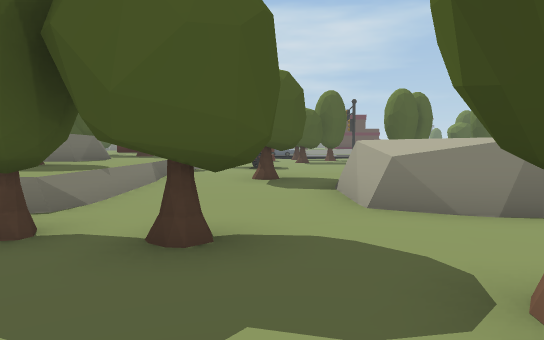
[1] (above)

21 first-person views from a walk through a 3-D level made in the Unity game engine. The camera is 1.4 m above the floor, tilts 4° down and sees 70° across. The floor is counted in squares, 2 m on a side. Each view is taken from the middle of a square. On the plan, view 1 faces up. The plan holds only what a view shows up to about 11 squares ahead; the rest is blank. The place goes on beyond the plan. The player character is not drawn.

[2]
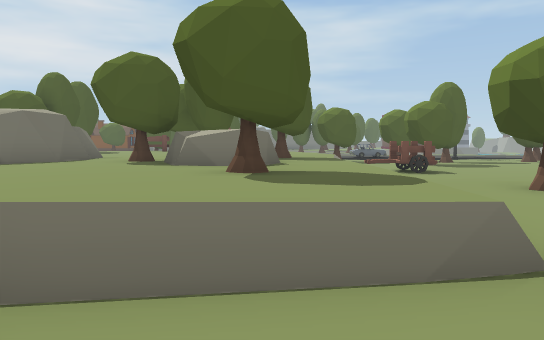

[3]
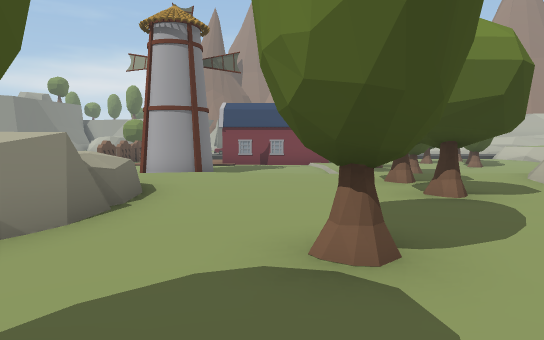

[4]
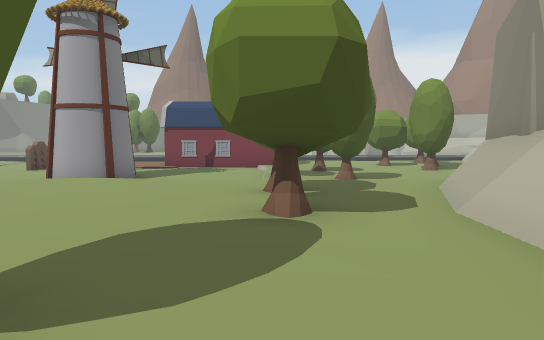

[5]
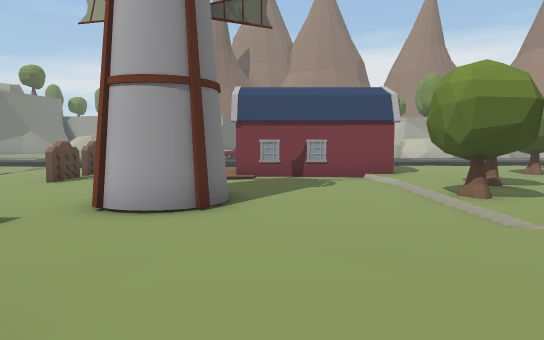

[6]
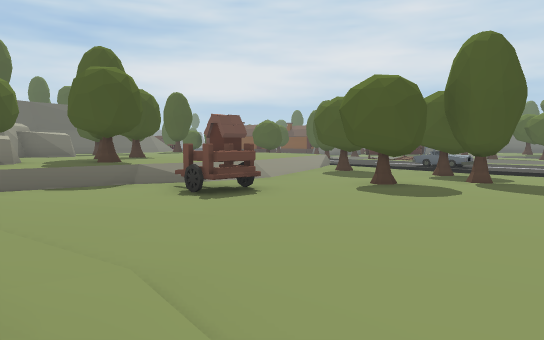

[7]
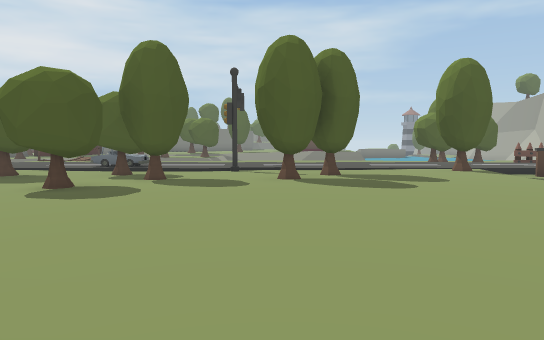

[8]
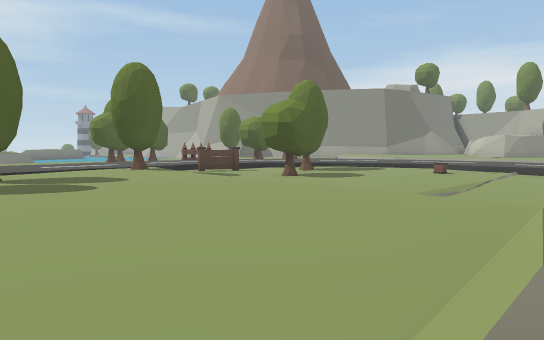

[9]
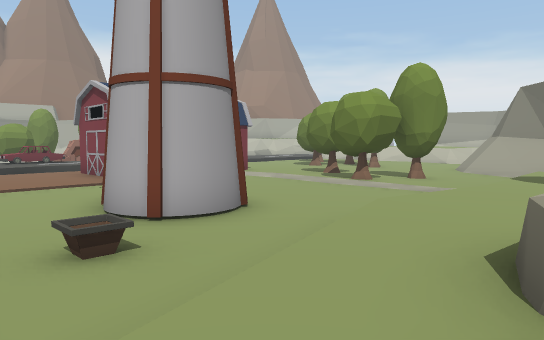

[10]
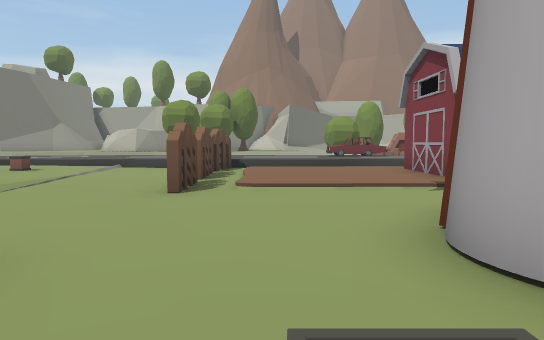

[11]
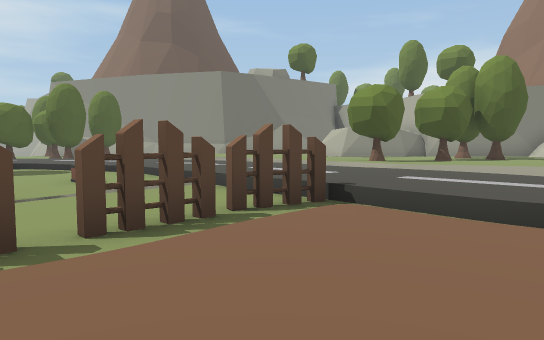

[12]
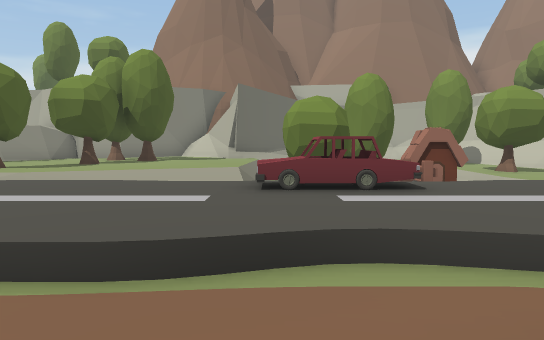

[13]
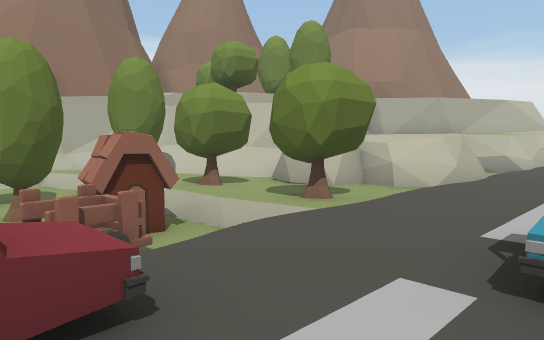

[14]
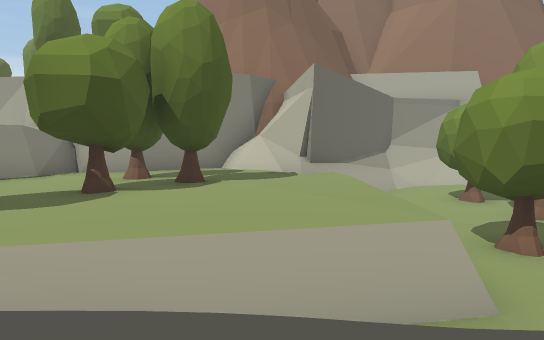

[15]
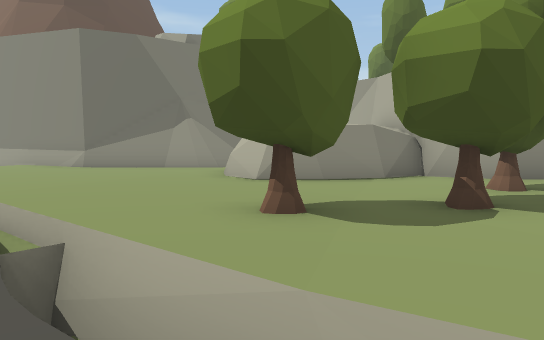

[16]
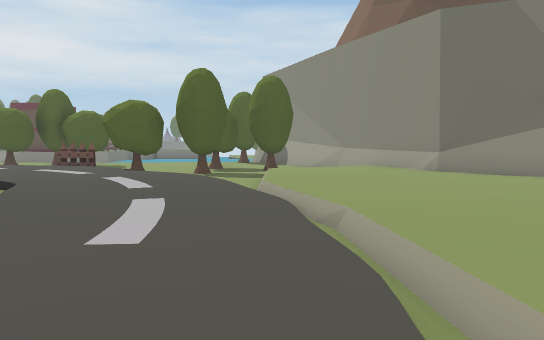

[17]
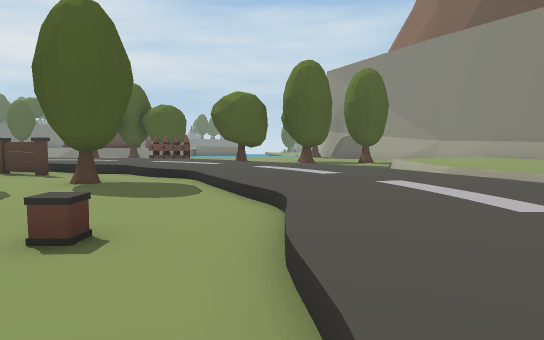

[18]
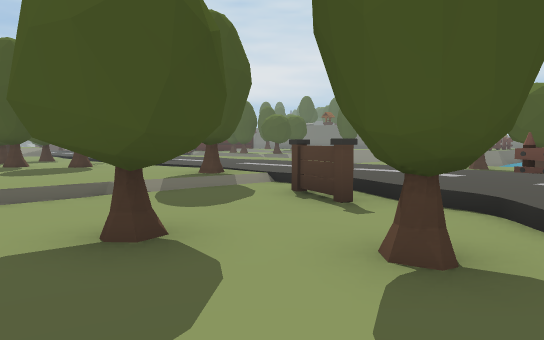

[19]
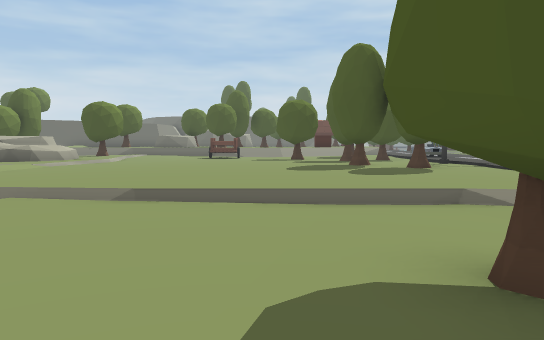

[20]
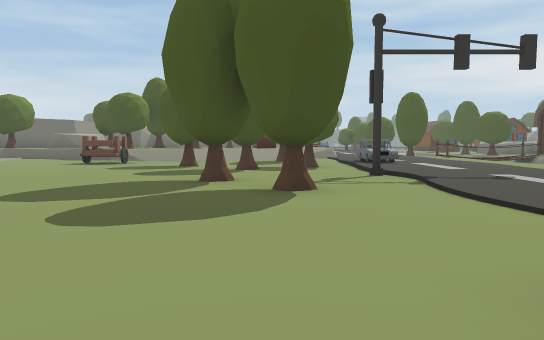

[21]
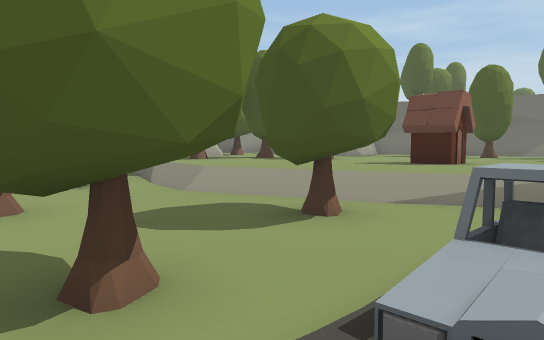

### Floor plan
Key: @ floor where view 1 was taken; # wall or solid block; . main floor; : floor 0.25 m higher than the main floor; - floor 0.25 m lower than the main floor; + floor 0.5 m higher than the main floor; _ floor 0.5 m lower than the main floor; * floor 0.75 m higher than the main floor; < floor 1 m lower than the main floor; ( floor 1.25 m lower than the main floor; / step, stairs or slope; = window, fence, low wall or low ledge; ^ raised ledge; v drop or lower ground; O other object.
Columns run from 8 left of view 1 to 31 right of it. Each row starts with its distance up from view 1.
 21         .................OOO--  #
 20         OO................----/:##
 19      ///////O./....///...../-::::##
 18 +++++/.O-OO-......O/OO_/....//:::/##
 17 ++O++/OO--O...OO...--_--/...//::::.##
 16  +++++/---OO.OO....__O-O-/.../:::...#
 15  +++++/--OO........_-O----.../:::..
 14  OO+++/---.........-------/...:::.##
 13 +OO+++/---.........------O/.../:...##
 12 ++OOOO/OO-.........-------/.../:....##
 11 #+++OO----........./////_//....:O....#
 10 #OOOO+....-........_______/...<.OOOO.##
  9 #OOOO+...--//...../_______/...=..OOO..#
  8  ++OO+..O..^^.//______OOOOO...=:::OO:.#
  7  ++OO//.OO   ^./_O____----/...=:::::.##
  6   +OO//..#  ^^./______----/...#=:::..##
  5    ++*...^^  ^./__##__----/..O =##vv ###
  4    ==..../^^^^../_##__-OOO_..O OOO((<< #
  3    ...OOO......./______   /... OO(OOOO<
  2     . ...O......_______    O..<OOOOOOO<
  1        ..O...../_______    O..  OO   <vv
  0         @...OOO//-OO//-O    ..//--//O
 -1          .......--O-O---    ..-O--O-O
 -2            ##...-OO-O---    ..---_--/
 -3             ###=-___---     ..--#####
 -4               ###___  -O    ..###  #
 -5                 # __   O     .#

Where each view was taken, in squares from view 1:
view 1: 0 up, 0 right, facing up
view 2: 2 up, 4 left, facing up
view 3: 2 up, 1 left, facing right
view 4: 0 up, 0 right, facing right
view 5: 3 up, 4 right, facing right
view 6: 8 up, 5 right, facing up-left
view 7: 8 up, 5 right, facing up
view 8: 8 up, 5 right, facing up-right
view 9: 8 up, 5 right, facing down-right
view 10: 7 up, 8 right, facing right
view 11: 5 up, 14 right, facing up-right
view 12: 5 up, 16 right, facing right
view 13: 4 up, 19 right, facing down-right
view 14: 7 up, 20 right, facing right
view 15: 8 up, 21 right, facing up-right
view 16: 10 up, 21 right, facing up
view 17: 10 up, 18 right, facing up
view 18: 14 up, 16 right, facing up-left
view 19: 14 up, 15 right, facing left
view 20: 17 up, 11 right, facing left
view 21: 20 up, 2 right, facing down-left
